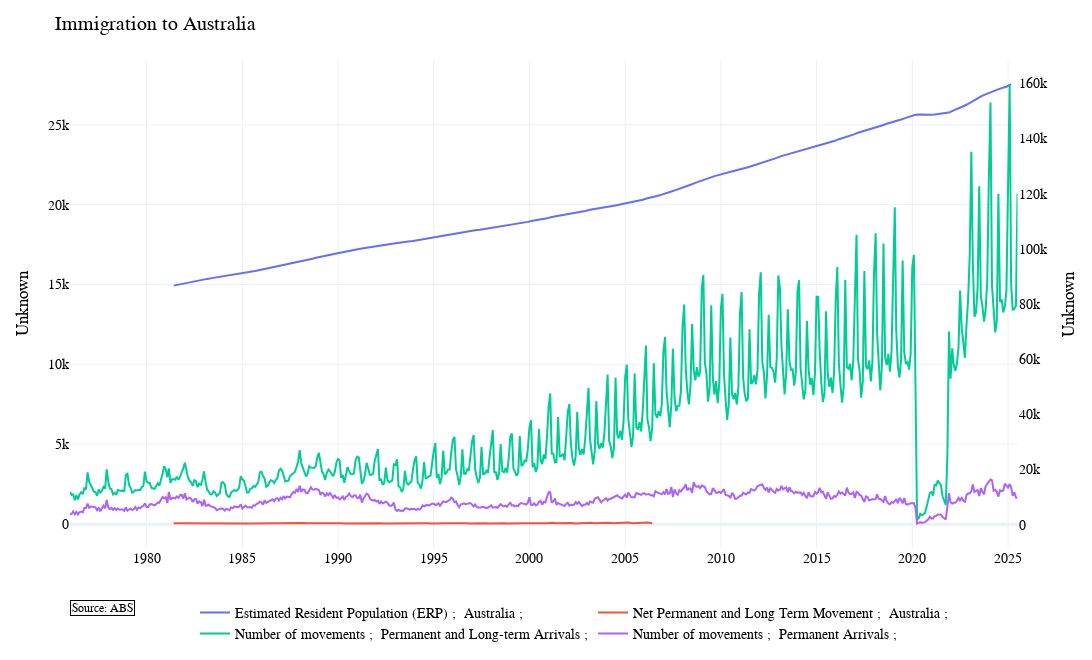

The notebook cell this image was saved under:
### Code cell
figga = watchlist.plot_watchlist(['A2133251W', "A2133253A"], ['A85232568L', "A85232567K"], #other_series={"right":[ arrivals_ma]}, 
                                 template="plotly_white", plot_title="Immigration to Australia")
figga.show()

### Figure 1 — Plotly figure (JSON) as saved in the notebook; plotly's stock layout.template omitted (floating-point values rounded to 4 significant figures; data arrays with more than 128 entries replaced by an {"elided": "..."} marker saying what was removed)
{"data": [{"mode": "lines", "name": "Estimated Resident Population (ERP) ;  Australia ;", "type": "scatter", "x": {"elided": "176 str values"}, "xaxis": "x", "y": {"elided": "176 float values"}, "yaxis": "y"}, {"mode": "lines", "name": "Net Permanent and Long Term Movement ;  Australia ;", "type": "scatter", "x": {"elided": "176 str values"}, "xaxis": "x", "y": {"elided": "176 float values"}, "yaxis": "y"}, {"mode": "lines", "name": "Number of movements ;  Permanent and Long-term Arrivals ;", "type": "scatter", "x": {"elided": "595 str values"}, "xaxis": "x", "y": {"elided": "595 int values"}, "yaxis": "y2"}, {"mode": "lines", "name": "Number of movements ;  Permanent Arrivals ;", "type": "scatter", "x": {"elided": "595 str values"}, "xaxis": "x", "y": {"elided": "595 int values"}, "yaxis": "y2"}], "layout": {"annotations": [{"align": "left", "bgcolor": "white", "bordercolor": "black", "borderwidth": 1, "font": {"color": "black", "size": 12}, "showarrow": false, "text": "Source: ABS", "x": 0, "xref": "paper", "y": -0.14, "yref": "paper"}], "font": {"color": "black", "family": "Arial, sans-serif", "size": 14}, "height": 660, "hovermode": "x unified", "legend": {"bgcolor": "rgba(255,255,255,0)", "bordercolor": "rgba(255,255,255,0)", "orientation": "h", "x": 0.5, "xanchor": "center", "y": -0.1, "yanchor": "top"}, "margin": {"b": 40, "l": 70, "r": 10, "t": 60}, "title": {"text": "Immigration to Australia"}, "width": 1320, "xaxis": {"anchor": "y", "domain": [0, 0.94]}, "yaxis": {"anchor": "x", "domain": [0, 1], "title": {"text": "Unknown"}, "type": "linear"}, "yaxis2": {"anchor": "x", "overlaying": "y", "showgrid": false, "side": "right", "title": {"text": "Unknown"}, "type": "linear"}}}
